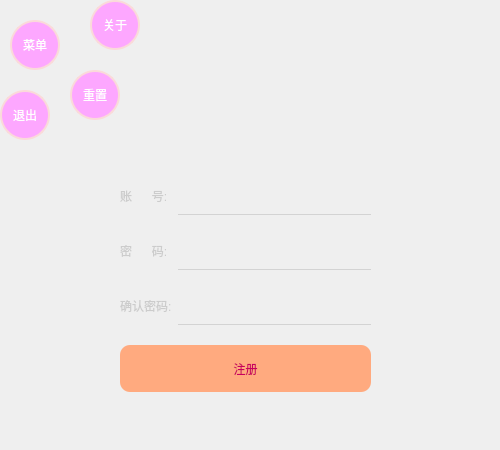
<?xml version="1.0" encoding="UTF-8"?>
<ui version="4.0">
 <class>Form</class>
 <widget class="QWidget" name="Form">
  <property name="geometry">
   <rect>
    <x>0</x>
    <y>0</y>
    <width>500</width>
    <height>450</height>
   </rect>
  </property>
  <property name="minimumSize">
   <size>
    <width>500</width>
    <height>450</height>
   </size>
  </property>
  <property name="maximumSize">
   <size>
    <width>500</width>
    <height>450</height>
   </size>
  </property>
  <property name="windowTitle">
   <string>Form</string>
  </property>
  <property name="styleSheet">
   <string notr="true">QWidget#Form{
	border-image: url(:/register/images/register_background.jpg);
}</string>
  </property>
  <widget class="QPushButton" name="main_menu_btn">
   <property name="geometry">
    <rect>
     <x>10</x>
     <y>20</y>
     <width>50</width>
     <height>50</height>
    </rect>
   </property>
   <property name="styleSheet">
    <string notr="true">QPushButton{
	border-radius:25px;
	background-color:rgb(253, 167, 255);
	color:white;
	border:2px solid rgb(250, 218, 218);
}

QPushButton:hover{
	border:4px double rgb(239, 160, 179);
}

QPushButton:checked{
	background-color:rgb(209, 0, 209);
}</string>
   </property>
   <property name="text">
    <string>菜单</string>
   </property>
   <property name="checkable">
    <bool>true</bool>
   </property>
  </widget>
  <widget class="QPushButton" name="about_menu_btn">
   <property name="geometry">
    <rect>
     <x>90</x>
     <y>0</y>
     <width>50</width>
     <height>50</height>
    </rect>
   </property>
   <property name="styleSheet">
    <string notr="true">QPushButton{
	border-radius:25px;
	background-color:rgb(253, 167, 255);
	color:white;
	border:2px solid rgb(250, 218, 218);
}

QPushButton:hover{
	border:4px double rgb(239, 160, 179);
}

QPushButton:checked{
	background-color:rgb(209, 0, 209);
}</string>
   </property>
   <property name="text">
    <string>关于</string>
   </property>
   <property name="checkable">
    <bool>false</bool>
   </property>
  </widget>
  <widget class="QPushButton" name="reset_menu_btn">
   <property name="geometry">
    <rect>
     <x>70</x>
     <y>70</y>
     <width>50</width>
     <height>50</height>
    </rect>
   </property>
   <property name="styleSheet">
    <string notr="true">QPushButton{
	border-radius:25px;
	background-color:rgb(253, 167, 255);
	color:white;
	border:2px solid rgb(250, 218, 218);
}

QPushButton:hover{
	border:4px double rgb(239, 160, 179);
}

QPushButton:checked{
	background-color:rgb(209, 0, 209);
}</string>
   </property>
   <property name="text">
    <string>重置</string>
   </property>
   <property name="checkable">
    <bool>false</bool>
   </property>
  </widget>
  <widget class="QPushButton" name="exit_menu_btn">
   <property name="geometry">
    <rect>
     <x>0</x>
     <y>90</y>
     <width>50</width>
     <height>50</height>
    </rect>
   </property>
   <property name="styleSheet">
    <string notr="true">QPushButton{
	border-radius:25px;
	background-color:rgb(253, 167, 255);
	color:white;
	border:2px solid rgb(250, 218, 218);
}

QPushButton:hover{
	border:4px double rgb(239, 160, 179);
}

QPushButton:checked{
	background-color:rgb(209, 0, 209);
}</string>
   </property>
   <property name="text">
    <string>退出</string>
   </property>
   <property name="checkable">
    <bool>false</bool>
   </property>
  </widget>
  <widget class="QWidget" name="layoutWidget">
   <property name="geometry">
    <rect>
     <x>120</x>
     <y>180</y>
     <width>251</width>
     <height>212</height>
    </rect>
   </property>
   <layout class="QFormLayout" name="formLayout">
    <property name="sizeConstraint">
     <enum>QLayout::SetDefaultConstraint</enum>
    </property>
    <property name="verticalSpacing">
     <number>20</number>
    </property>
    <item row="0" column="0">
     <widget class="QLabel" name="label">
      <property name="styleSheet">
       <string notr="true">color:rgb(204,204,204);
font: 12pt &quot;微软雅黑&quot;;</string>
      </property>
      <property name="text">
       <string>账      号:</string>
      </property>
     </widget>
    </item>
    <item row="0" column="1">
     <widget class="QLineEdit" name="lineEdit">
      <property name="minimumSize">
       <size>
        <width>0</width>
        <height>35</height>
       </size>
      </property>
      <property name="styleSheet">
       <string notr="true">background-color:transparent;
color:rgb(240, 240, 240);
border:none;
border-bottom:1px solid lightgrey;</string>
      </property>
     </widget>
    </item>
    <item row="1" column="0">
     <widget class="QLabel" name="label_2">
      <property name="styleSheet">
       <string notr="true">color:rgb(204,204,204);
font: 12pt &quot;微软雅黑&quot;;</string>
      </property>
      <property name="text">
       <string>密      码:</string>
      </property>
     </widget>
    </item>
    <item row="1" column="1">
     <widget class="QLineEdit" name="lineEdit_2">
      <property name="minimumSize">
       <size>
        <width>0</width>
        <height>35</height>
       </size>
      </property>
      <property name="styleSheet">
       <string notr="true">background-color:transparent;
color:rgb(240, 240, 240);
border:none;
border-bottom:1px solid lightgrey;</string>
      </property>
     </widget>
    </item>
    <item row="2" column="0">
     <widget class="QLabel" name="label_3">
      <property name="styleSheet">
       <string notr="true">color:rgb(204,204,204);
font: 12pt &quot;微软雅黑&quot;;</string>
      </property>
      <property name="text">
       <string>确认密码:</string>
      </property>
     </widget>
    </item>
    <item row="2" column="1">
     <widget class="QLineEdit" name="lineEdit_3">
      <property name="minimumSize">
       <size>
        <width>0</width>
        <height>35</height>
       </size>
      </property>
      <property name="styleSheet">
       <string notr="true">background-color:transparent;
color:rgb(240, 240, 240);
border:none;
border-bottom:1px solid lightgrey;</string>
      </property>
     </widget>
    </item>
    <item row="3" column="0" colspan="2">
     <widget class="QPushButton" name="pushButton">
      <property name="sizePolicy">
       <sizepolicy hsizetype="Minimum" vsizetype="Expanding">
        <horstretch>0</horstretch>
        <verstretch>0</verstretch>
       </sizepolicy>
      </property>
      <property name="minimumSize">
       <size>
        <width>0</width>
        <height>45</height>
       </size>
      </property>
      <property name="styleSheet">
       <string notr="true">QPushButton{	
	background-color: rgb(255, 170, 127);
	color:rgb(201,0,94);
	border-radius:10px;
}

QPushButton:hover{	
	background-color: rgb(255, 192, 167);
}
QPushButton:pressed{	
	background-color: rgb(218, 145, 108);
}
</string>
      </property>
      <property name="text">
       <string>注册</string>
      </property>
     </widget>
    </item>
   </layout>
  </widget>
 </widget>
 <resources>
  <include location="../images.qrc"/>
 </resources>
 <connections>
  <connection>
   <sender>main_menu_btn</sender>
   <signal>clicked(bool)</signal>
   <receiver>Form</receiver>
   <slot>show_hide_menu()</slot>
   <hints>
    <hint type="sourcelabel">
     <x>29</x>
     <y>38</y>
    </hint>
    <hint type="destinationlabel">
     <x>-36</x>
     <y>65</y>
    </hint>
   </hints>
  </connection>
  <connection>
   <sender>about_menu_btn</sender>
   <signal>clicked()</signal>
   <receiver>Form</receiver>
   <slot>about_lk()</slot>
   <hints>
    <hint type="sourcelabel">
     <x>124</x>
     <y>42</y>
    </hint>
    <hint type="destinationlabel">
     <x>-30</x>
     <y>171</y>
    </hint>
   </hints>
  </connection>
  <connection>
   <sender>reset_menu_btn</sender>
   <signal>clicked()</signal>
   <receiver>Form</receiver>
   <slot>reset()</slot>
   <hints>
    <hint type="sourcelabel">
     <x>88</x>
     <y>114</y>
    </hint>
    <hint type="destinationlabel">
     <x>-29</x>
     <y>197</y>
    </hint>
   </hints>
  </connection>
  <connection>
   <sender>exit_menu_btn</sender>
   <signal>clicked()</signal>
   <receiver>Form</receiver>
   <slot>exit_pane()</slot>
   <hints>
    <hint type="sourcelabel">
     <x>23</x>
     <y>122</y>
    </hint>
    <hint type="destinationlabel">
     <x>-11</x>
     <y>228</y>
    </hint>
   </hints>
  </connection>
  <connection>
   <sender>pushButton</sender>
   <signal>clicked()</signal>
   <receiver>Form</receiver>
   <slot>check_register()</slot>
   <hints>
    <hint type="sourcelabel">
     <x>216</x>
     <y>379</y>
    </hint>
    <hint type="destinationlabel">
     <x>174</x>
     <y>426</y>
    </hint>
   </hints>
  </connection>
 </connections>
 <slots>
  <slot>show_hide_menu()</slot>
  <slot>about_lk()</slot>
  <slot>reset()</slot>
  <slot>exit_pane()</slot>
  <slot>check_register()</slot>
 </slots>
</ui>
